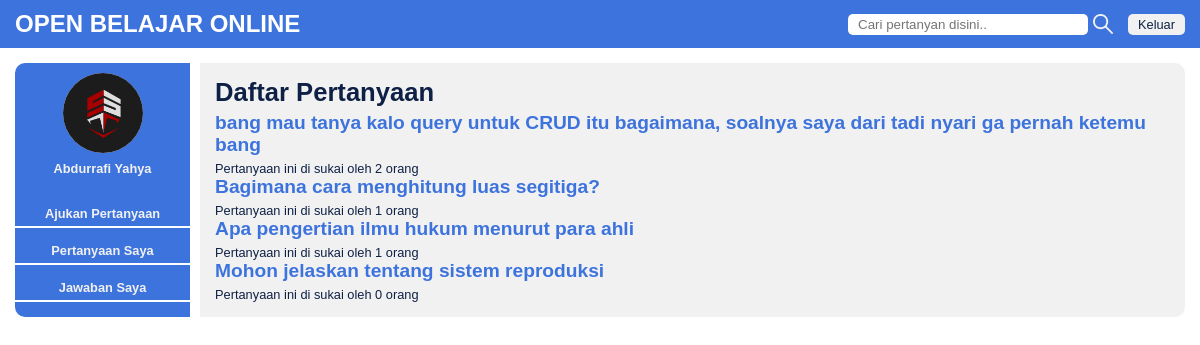
Screenshot of /home/lihat_pertanyaan.php (signed in) with the database file from the repository.
### tables this page shows
CREATE TABLE IF NOT EXISTS `pengguna` (
  `id_pengguna` int(11) NOT NULL AUTO_INCREMENT,
  `nama_lengkap` varchar(50) NOT NULL,
  `nama_pengguna` varchar(50) NOT NULL,
  `email` varchar(50) NOT NULL,
  `kata_sandi` varchar(50) NOT NULL,
  `peran` enum('pengguna','admin') NOT NULL,
  `jenjang_pendidikan` enum('sd','smp','sma','kuliah','lainnya') NOT NULL,
  `fotoprofil` text NOT NULL,
  PRIMARY KEY (`id_pengguna`)
);

CREATE TABLE IF NOT EXISTS `pertanyaan` (
  `id_pertanyaan` int(11) NOT NULL AUTO_INCREMENT,
  `id_pengguna` int(11) NOT NULL,
  `id_kategori` int(11) NOT NULL,
  `status` enum('belum','terjawab') NOT NULL,
  `isi_pertanyaan` text NOT NULL,
  `waktu` timestamp NOT NULL DEFAULT CURRENT_TIMESTAMP ON UPDATE CURRENT_TIMESTAMP,
  PRIMARY KEY (`id_pertanyaan`)
);

### home/lihat_pertanyaan.php (the view)
<!DOCTYPE html>
<html lang="en">
<head>
	<?php include '../includes/head.php' ?>
</head>
<body>
	<?php include '../includes/navbar.php' ?>
	<div class="container">
		<?php include '../includes/menu.php' ?>
		<div class="content">
			<h1>Daftar Pertanyaan</h1>
			<?php
				if (isset($_GET['cari'])){
					$cari = $_GET['cari'];
					$query2 = mysqli_query($db,"SELECT * FROM pertanyaan WHERE isi_pertanyaan LIKE '%".$cari."%' ");
					$query2 = mysqli_query($db,"SELECT * FROM jawaban INNER JOIN pengguna ON jawaban.id_pengguna = pengguna.id_pengguna WHERE id_pertanyaan = '$id'");
					while ($d = mysqli_fetch_array($query2)) {
						?>
						<h2><a href="pertanyaan.php?id=<?php echo $d['id_pertanyaan']; ?>"><?php echo $d['isi_pertanyaan']; ?></a></h2>
						<?php
					}
					}else{
						$query = mysqli_query($db,"SELECT * FROM pertanyaan");
						while ($row = mysqli_fetch_array($query)) {
							 ?>
						 <h2><a href="detail_pertannyaan.php?id=<?php echo $row['id_pertanyaan']; ?>"><?php echo $row['isi_pertanyaan']; ?></a></h2>
						 <?php
						 $query5=mysqli_query($db,"SELECT * FROM suka WHERE id_pertanyaan='$row[id_pertanyaan]'");
						$jumlah = mysqli_num_rows($query5);
						echo "Pertanyaan ini di sukai oleh ".$jumlah." orang";
						  }
						 	}
						 	?>
		</div>
</body>
</html>

### includes/menu.php
<div class="menu">
			<div class="menu-head">
				<?php
				$query = mysqli_query($db, "SELECT * FROM pengguna WHERE id_pengguna='$_SESSION[id_pengguna]' ");
				while($row=mysqli_fetch_array($query)) {?>
				<img src="<?php echo '../images/'.$row['fotoprofil'] ?>">
				<label><a href="../home/pengguna.php?id=<?php echo $row['id_pengguna'] ?>"><?php echo $row['nama_lengkap'] ?></a></label>
			</div>
			<?php
			if($row['peran']=='admin'){
			 ?>
			 <ul>
				<li><a href="../home/lihat_pertanyaan.php">Lihat Pertanyaan</a></li>
				<li><a href="../home/lihat_pengguna.php">Lihat Pengguna</a></li>
				<li><a href="../home/kategori.php">Tambah Kategori</a></li>
			</ul>
			<?php }else{?>
				<ul>
				<li><a href="../home/buat_pertanyaan.php">Ajukan Pertanyaan</a></li>
				<li><a href="../home/pertanyaanku.php">Pertanyaan Saya</a></li>
				<li><a href="../home/jawabanku.php">Jawaban Saya</a></li>
			</ul>
			<?php
			}
			 } ?>
		</div>

### includes/main.css (style rules this page uses)
* { margin: 0; padding: 0; box-sizing: border-box; }
body { font-family: 'arial', sans-serif; font-size: 0.8rem; color: #0e2045; }
a { text-decoration: none; color: #3d73dd; }
.container { display: flex; margin: 15px; }
.menu { background-color: #3d73dd; width: 180px; border-radius: 10px 0 0 10px; text-align: center; font-weight: bold; }
.menu-head { margin: 10px 0; margin-bottom: 30px; text-align: center; color: #f1f1f1; }
.menu-head img { border-radius: 50%; height: 80px; width: 80px; background-color: #f1f1f1; }
.menu a { color: #f1f1f1; }
.menu ul { list-style: none; }
.menu li { margin: 15px 0px; padding-bottom: 5px; border-bottom: 2px solid white; }
.content { background-color: #f1f1f1; border-radius: 0 10px 10px 0; flex-grow: 1; margin-left: 10px; padding: 15px; }
.content h1,h2,h3 { margin-bottom: 5px; }
label { display: block; margin: 5px 0; }

### rows the page displays
pengguna: fotoprofil (picture), nama_lengkap "Abdurrafi Yahya", peran "Ajukan Pertanyaan"
pertanyaan: isi_pertanyaan "bang mau tanya kalo query untuk CRUD itu bagaimana, soalnya saya dari tadi nyari ga pernah ketemu bang", jumlah "2"
pertanyaan: isi_pertanyaan "Bagimana cara menghitung luas segitiga?", jumlah "1"
pertanyaan: isi_pertanyaan "Apa pengertian ilmu hukum menurut para ahli", jumlah "1"
pertanyaan: isi_pertanyaan "Mohon jelaskan tentang sistem reproduksi", jumlah "0"
